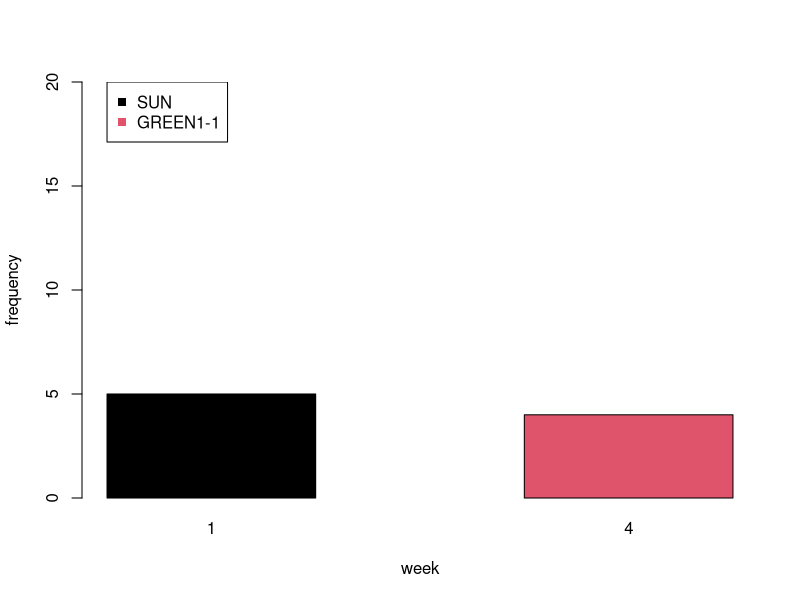

Write the R code that produced this figure. (Note: this script raises an error after producing the figure.)
library(ggplot2)
library(lme4)
setwd("~/Documents/MPI/KangSukColours/ColourExperiment/analysis/")

d = read.csv("../data/processedData/variants_processed.csv", stringsAsFactors = F)



colourNumbers = c("1","5","7","14",'18','24')
colourNames = c("red",'brown','black','green','yellow','pink')
names(colourNames) = colourNumbers
colourNamesDark = c("dark red", 'orange', 'gray', 'dark green','gold', 'purple')


d = d[d$trial_value %in% colourNumbers,]

d$trialColourName = colourNames[d$trial_value]
d$trialColourName = factor(d$trialColourName, levels = colourNames)




###########
sun = table(d[d$sign_value=="SUN",]$week)
yellow = table(d[d$sign_value=="GREEN1-1",]$week)

barplot(rbind(sun,yellow), beside=T, xlab='week', ylab='frequency', ylim=c(0,20),col=1:2)
legend(1,20,legend=c("SUN","GREEN1-1"), col=1:2, pch=15)

# pdf("../results/descriptive/graphs/IconicityByWeek.pdf")
# barplot(table(d$iconic,d$week), col=1:2, xlab='Week')
# legend(1.5,150,legend=c("Iconic","Not iconic"), col=2:1, pch=15)
# dev.off()

# w1 = table(d[d$week==1,]$iconic, d[d$week==1,]$trialColourName)
# w4 = table(d[d$week==4,]$iconic, d[d$week==4,]$trialColourName)
# 
# 
# pdf("../results/descriptive/graphs/IconicityByWeekByColour.pdf")
# barplot(cbind(w1,c(NA,NA),w4), col=1:2, las=2)
# abline(v=7.9)
# axis(1,line=2.5,at=c(4,12), labels=c("Week 1","Week 3"), tick=F, lwd=0)
# legend(1.5,150,legend=c("Iconic","Not iconic"), col=2:1, pch=15)
# dev.off()


library(gplots)
pdf("../results/descriptive/graphs/LengthByWeek_YELLOW.pdf")
plotmeans(d[d$sign_value=="YELLOW",]$sign_length~d[d$sign_value=="YELLOW",]$week, xlab='Week', ylab="Length (ms)", main='Length of the sign YELLOW')
dev.off()

pdf("../results/descriptive/graphs/LengthByWeek.pdf")
plotmeans(d$sign_length~d$week, xlab='Week', ylab="Length (ms)", main='Length of signs')
dev.off()

# pdf("../results/descriptive/graphs/IconicByWeekByPart.pdf", width=8, height=5)
# partIconic = table(d$iconic,d$speakerName,d$week)
# cbind(partIconic[,,1],partIconic[,,2])
# barplot(cbind(partIconic[,,1],partIconic[,,2]), col=1:2)
# abline(v=4.9)
# text(c(2.5,7.5),c(65,65), c("Week 1", "week 3"))
# legend(5,50, c("Iconic","Non-iconic"), col=2:1, pch=15)
# dev.off()


inventedBy = tapply(d$sign_value,d$inventedBy, function(X){length(unique(X))})
pdf("../results/descriptive/graphs/NumVarByFreq.pdf")
plot(
    as.vector(inventedBy), 
    as.vector(table(d$inventedBy)), 
    xlab='Number of variants innovated', ylab="Frequency of variants", col=1, ylim=c(75,130))
text(as.vector(inventedBy), as.vector(table(d$inventedBy)), names((inventedBy)),pos=3)
dev.off()

freqWithinVarByInventor = tapply(variants$freq_week_4_withinColour, variants$inventedBy, mean)

pdf("../results/descriptive/graphs/NumVarByFreq_withinColour.pdf")
plot(
  as.vector(inventedBy), 
  as.vector(freqWithinVarByInventor), 
  xlab='Number of variants innovated', ylab="Mean fitness of variants", col=1, ylim=c(0,0.15))
text(as.vector(inventedBy), as.vector(freqWithinVarByInventor), names((inventedBy)),pos=3)
dev.off()

# number of variants adopted
adopted = sapply(sort(unique(d$speakerName)), function(X){
  x = d[d$speakerName==X,]$inventedBy
  x2 = tapply(d[d$speakerName==X,]$sign_value, d[d$speakerName==X,]$inventedBy, function(z){length(unique(z))})
  sum(x2[names(x2)!=X])
})
pdf("../results/descriptive/graphs/AdoptedVsInvented.pdf")
plot(inventedBy,adopted, ylim=c(0,35), xlim=c(0,35), xlab="Number of variants invented", ylab="Number of variants adopted")
abline(0,1, col='gray')
text(inventedBy,adopted,names(inventedBy), pos=3)
dev.off()

pdf("../results/descriptive/graphs/NumVariants.pdf", width=8, height=5)
cols = rainbow(2)
barplot(matrix(tapply(d$sign_value, paste(d$speakerName,d$week), function(X){length(unique(X))}), nrow=2), beside = T, names.arg = sort(unique(d$speakerName)), col=cols, main='Number of variants used')
legend(9,80,c("Week 1","week 3"), col=cols, pch=15)
dev.off()

week1L = tapply(d[d$director==d$speaker & d$week==1,]$sign_length, d[d$director==d$speaker & d$week==1,]$trialColourName, mean)
week4L = tapply(d[d$director==d$speaker & d$week==4,]$sign_length, d[d$director==d$speaker & d$week==4,]$trialColourName, mean)


pdf("../results/descriptive/graphs/LengthOfSignsByColour.pdf")
plot(c(0.5,2.5),range(week1L), type='n', ylab='Sign length (ms)', xlab='Week', xaxt="n")
axis(1,at=1:2, c("Week 1", "week 3"))
points(rep(1,length(week1L)), week1L, col=colourNames, pch=16)
points(rep(2,length(week4L)), week4L, col=colourNames, pch=16)
for(i in 1:length(week1L)){
  lines(c(1,2),c(week1L[i],week4L[i]), col=colourNames[i])
}
dev.off()

for(i in 1:length(colourNames)){
 plotmeans(sign_length~week, data = d[d$director==d$speaker & d$trialColourName==colourNames[i], ], add=i!=1, col=colourNames[i])
}

week1L.trial = tapply(d[d$director==d$speaker & d$week==1,]$trial_length, d[d$director==d$speaker & d$week==1,]$trialColourName, mean)
week4L.trial = tapply(d[d$director==d$speaker & d$week==4,]$trial_length, d[d$director==d$speaker & d$week==4,]$trialColourName, mean)

barplot(rbind(week1L.trial, week4L.trial),beside = T, col=rep(colourNames,each=2), ylab='Trial length')



myData <- aggregate(d[d$director==d$speaker,]$trial_length,
  by = list(colour = d[d$director==d$speaker,]$trialColourName, d[d$director==d$speaker,]$week),
  FUN = function(x) c(mean = mean(x), sd = sd(x),
  n = length(x)))

myData <- do.call(data.frame, myData)
myData$se <- myData$x.sd / sqrt(myData$x.n)
colnames(myData) = c('Colour','Week','mean','sd','n','se')

dodge <- position_dodge(width = 0.9)
limits <- aes(ymax = myData$mean + myData$se, ymin = myData$mean - myData$se)


p <- ggplot(data = myData, aes(x = Colour, y = mean, group = Week))

pdf("../results/descriptive/graphs/LengthOfTrialsByColourAndWeek_gg.pdf")
p + geom_bar(stat = "identity", position = 'dodge', fill=rep(colourNames,each=2)) +
  geom_errorbar(limits, position = dodge, width = 0.25) +
  theme(axis.text.x=element_text(), axis.ticks.x=element_blank(),
        axis.title.x=element_blank(), plot.title=element_text("Trial Length")) + ylab("Trial length (ms)") +
    scale_colour_manual(values=colourNames)
dev.off()

######
myData <- aggregate(d[d$director==d$speaker,]$sign_length,
                    by = list(colour = d[d$director==d$speaker,]$trialColourName, d[d$director==d$speaker,]$week),
                    FUN = function(x) c(mean = mean(x), sd = sd(x),
                                        n = length(x)))

myData <- do.call(data.frame, myData)
myData$se <- myData$x.sd / sqrt(myData$x.n)
colnames(myData) = c('Colour','Week','mean','sd','n','se')

dodge <- position_dodge(width = 0.9)
limits <- aes(ymax = myData$mean + myData$se, ymin = myData$mean - myData$se)


p <- ggplot(data = myData, aes(x = Colour, y = mean, group = Week))

pdf("../results/descriptive/graphs/LengthOfSignsByColourAndWeek_gg.pdf")
p + geom_bar(stat = "identity", position = 'dodge', fill=rep(colourNames,each=2)) +
  geom_errorbar(limits, position = dodge, width = 0.25) +
  theme(axis.text.x=element_text(), axis.ticks.x=element_blank(),
        axis.title.x=element_blank(), plot.title=element_text("Sign Length")) + ylab("Sign length (ms)") +
  scale_colour_manual(values=colourNames)
dev.off()

####

pdf("../results/descriptive/graphs/LengthOfTrialsByColour.pdf")
plot(c(0.5,2.5),range(c(week1L.trial,week4L.trial)), type='n', ylab='Trial length (ms)', xlab='Week', xaxt="n")
axis(1,at=1:2, c("Week 1", "week 3"))
points(rep(1,length(week1L.trial)), week1L.trial, col=colourNames, pch=16)
points(rep(2,length(week4L.trial)), week4L.trial, col=colourNames, pch=16)
for(i in 1:length(week1L)){
  lines(c(1,2),c(week1L.trial[i],week4L.trial[i]), col=colourNames[i])
}
dev.off()

plotmeans(sign_length~trialColourName,  d[d$director==d$speaker & d$week==1,], connect = F, col = colourNames, pch=16, barcol = 1,xlab='Colour', ylab='Sign length (ms)')
plotmeans(sign_length~trialColourName,  d[d$director==d$speaker & d$week==4,], connect = F, col = colourNames, pch=16, barcol = 1,xlab='Colour', ylab='Sign length (ms)', add=T)


###########

variants = read.csv('../data/processedData/variants_summary.csv', stringsAsFactors = F)

d$BodyAnchor = variants[match(d$sign_value, variants$sign),]$BodyAnchor

w1 = table(d[d$week==1,]$Indexicality,d[d$week==1,]$trialColourName)
w1 = w1[,c("red",'black','brown','green','yellow','pink')]
w3 = table(d[d$week==4,]$Indexicality,d[d$week==4,]$trialColourName)
w3 = w3[,c("red",'black','brown','green','yellow','pink')]

xtab = cbind(w1,c(NA,NA), w3)

pdf("../results/descriptive/graphs/BodyAnchoredByColourByWeek.pdf", width=6, height = 5)
barplot(xtab, col=3:4, las=2)
legend(8,100,c("Body Anchored",'Other'), col=4:3, pch=15)
axis(1,line=2.5,at=c(4,12), labels=c("Week 1","Week 3"), tick=F, lwd=0)
dev.off()





pdf("../results/descriptive/graphs/FreqWeek1_vs_FreqWeek2.pdf", width=5, height=5)
plot(variants$freq_week_1, jitter(variants$freq_week_4), pch=16, col=rgb(0,0,0,0.2), ylab='Frequency in week 3', xlab='Frequency in week 1')
dev.off()

pdf("../results/descriptive/graphs/FreqWeek1_vs_FreqWeek2_withinColour.pdf", width=5, height=5)
plot(variants$freq_week_1_withinColour, jitter(variants$freq_week_4_withinColour), pch=16, col=variants$colourName, ylab='Frequency in week 3', xlab='Frequency in week 1')
dev.off()

week1 = tapply(d[d$trial_value %in% colourNumbers & d$week==1,]$sign_value, d[d$trial_value %in% colourNumbers & d$week==1,]$trial_value, function(X){length(unique(X,na.rm=T))})
week4 = tapply(d[d$trial_value %in% colourNumbers & d$week==4,]$sign_value, d[d$trial_value %in% colourNumbers & d$week==4,]$trial_value, function(X){length(unique(X,na.rm=T))})

xtab = cbind(week1,week4)

pdf("../results/descriptive/graphs/NumberOfVariantsByColourByWeek.pdf", width=8, height=5)
barplot(xtab,beside=T, col=colourNames[rownames(xtab)], main='Number of Variants')
dev.off()


####
# Try marking

variants$check.any = variants$check >0

plotmeans(freq_week_4_withinColour ~
            paste(TryMarked>1,Teach>1),
          data = variants[!(!(variants$TryMarked>1) & (variants$Teach>1)),],
          legends = c("No Try Mark","Try Marking","Try Marking & Teaching"),
          xlab="", ylab='Fitness of variants')

plotmeans(variants$freq_week_4_withinColour~
            paste(variants$colourName,variants$TryMarked>1),
          col = rep(colourNamesDark,each=2), pch=c(16,15))

plotmeans(variants$freq_week_4_withinColour ~ 
            paste(variants$colourName,variants$check.any),
          col = rep(colourNamesDark,each=2), pch=c(16,15))



#######

library(party)

variants$iconic = as.factor(variants$iconic)
variants$inventedBy = as.factor(variants$inventedBy)
variants$indexical = as.factor(variants$indexical)
variants$TeachT = as.factor(variants$Teach>1)
variants$TryMarkedT = as.factor(variants$TryMarked>1)
f = ctree(freq_week_4_withinColour ~ 
            freq_week_1 + 
            indexical + 
            TeachT +
            TryMarkedT+
            check + 
            inventedBy + 
            factor(colourName), data=variants, control=ctree_control(mincriterion = 0.5))
plot(f, terminal_panel=node_barplot)


d3 = d
d3$freq_week_4[is.na(d3$freq_week_4)] = 0
d3$freq_week4_withinColour[is.na(d3$freq_week4_withinColour)] = 0

d3 = d3[d3$freq_week4_withinColour>0,]

for(i in c('Indexicality','speakerName')){
  d3[,i] = as.factor(d3[,i])
}

f2 = ctree(freq_week4_withinColour ~ 
             Indexicality + 
             T0Check + 
             speakerName + 
             Teach + 
             TryMarked, 
           data=d3, 
           control=ctree_control(mincriterion = 0.75))
plot(f2, inner_panel=node_inner(f2,id=F),terminal_panel=node_barplot)
